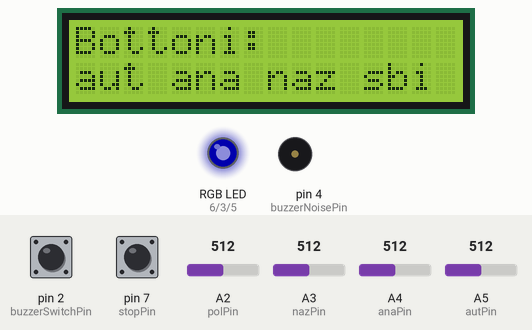
This sketch was run on a simulated Arduino Uno, built with avr-gcc and run on an emulated ATmega328P. On the bench: 16×2 character LCD, an RGB LED mixed from three pins (HIGH = lit), buzzer (waves = sounding, pin HIGH). The inputs (shaded band) are chosen by the test bench; at power-on: A3 (nazPin) = 512, A4 (anaPin) = 512, A2 (polPin) = 512, A5 (autPin) = 512, pin 7 (stopPin) LOW, pin 2 (buzzerSwitchPin) LOW. Dim RGB values are drawn brighter than linear; what the sketch prints to the serial monitor is not drawn.

Above: at 14.1 s.
14.2 s: A3 (nazPin) set to 488
At 17.0 s:
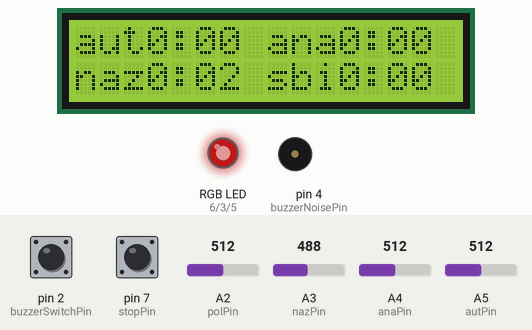
17.2 s: A4 (anaPin) set to 490
At 19.6 s:
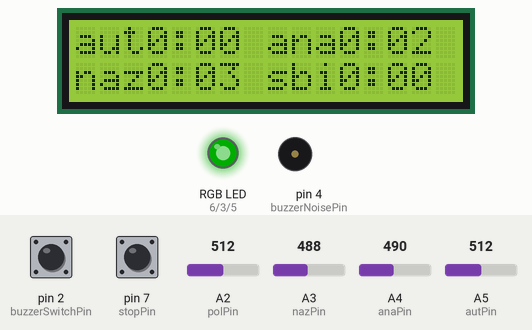
20.2 s: A2 (polPin) set to 493
At 23.0 s:
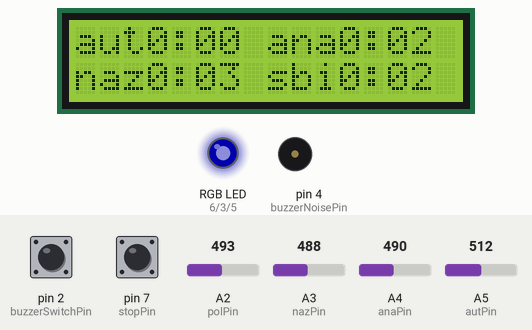
23.2 s: A5 (autPin) set to 490
At 24.6 s:
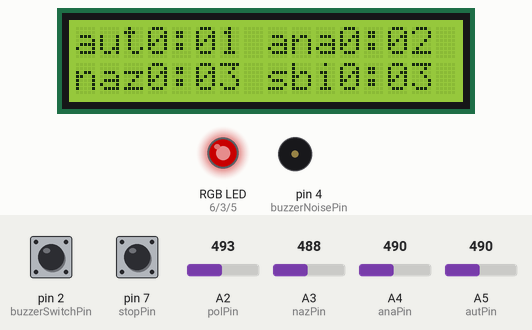
26.2 s: pin 7 (stopPin) pulled HIGH for 0.15 s
At 27.0 s:
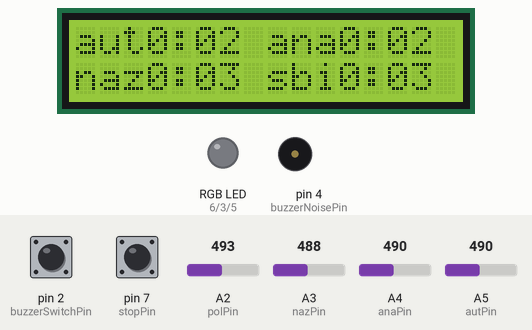
27.8 s: A2 (polPin) set to 510
At 29.3 s:
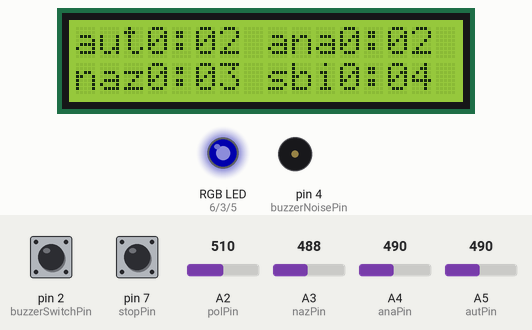
Timing chart, 0 to 30.8 s (numbered marks = the images above; inputs shaded):
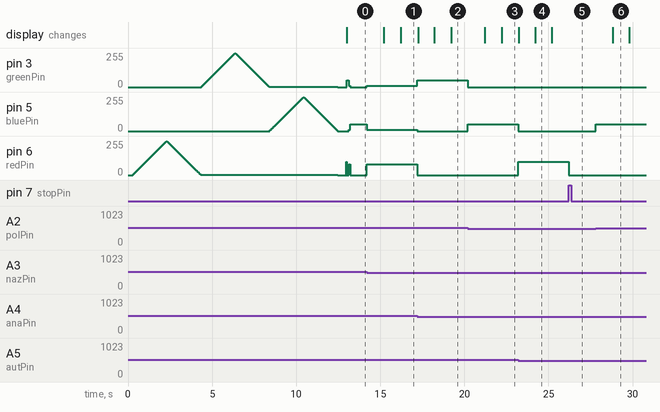

Measured:
- the behaviour switches between 500 and 499 on A3 (nazPin) (found by bisection; images 0 and 1)
- the behaviour switches between 500 and 499 on A4 (anaPin) (found by bisection; images 1 and 2)
- the behaviour switches between 500 and 499 on A2 (polPin) (found by bisection; images 2 and 3)
- after the input at 14.2 s, pin 3 (greenPin): 0/255 → 10/255 at once; pin 5 (bluePin): 50/255 → 10/255 at once; pin 6 (redPin): 0/255 → 80/255 at once
- after the input at 17.2 s, pin 3 (greenPin): 10/255 → 50/255 at once; pin 5 (bluePin): 10/255 → 0/255 at once; pin 6 (redPin): 80/255 → 0/255 at once
- after the input at 20.2 s, pin 3 (greenPin): 50/255 → 0/255 at once; pin 5 (bluePin): 0/255 → 50/255 at once
- after the input at 23.2 s, pin 5 (bluePin): 50/255 → 0/255 at once; pin 6 (redPin): 0/255 → 100/255 at once
- after the input at 26.2 s, pin 6 (redPin): 100/255 → 0/255 at once
- after the input at 27.8 s, pin 5 (bluePin): 0/255 → 50/255 at once; the display: changes after 1.0 s (image 6)

The sketch:

riot_stopwatch.ino
```cpp
// Arduino 4 Players Chess StopWatch
// Author: Ilario Gelmetti
// Originally used for Riot Board Game - www.riotboardgame.com
// Players' name: aut, ana, naz, pol
// Donwloadable from: https://github.com/ilario/Arduino-4PlayersChessStopWatch

#include <StopWatch.h>
#include <LiquidCrystal.h>

LiquidCrystal lcd(8, 9, 10, 11, 12, 13);

StopWatch sw_aut(StopWatch::SECONDS);
StopWatch sw_ana(StopWatch::SECONDS);
StopWatch sw_naz(StopWatch::SECONDS);
StopWatch sw_pol(StopWatch::SECONDS);

char t_aut_s_zero[3];
char t_ana_s_zero[3];
char t_naz_s_zero[3];
char t_pol_s_zero[3];
unsigned int t_aut_m;
unsigned int t_aut_s;
unsigned int t_ana_m;
unsigned int t_ana_s;
unsigned int t_naz_m;
unsigned int t_naz_s;
unsigned int t_pol_m;
unsigned int t_pol_s;
const int autPin = A5;
const int anaPin = A4;
const int nazPin = A3;
const int polPin = A2;
const int stopPin = 7;
unsigned int stopState = 0;
unsigned int previousStopState = 0;
unsigned int autValue = 0;
unsigned int autState = 0;
unsigned int previousAutState = 0;
unsigned int anaValue = 0;
unsigned int anaState = 0;
unsigned int previousAnaState = 0;
unsigned int nazValue = 0;
unsigned int nazState = 0;
unsigned int previousNazState = 0;
unsigned int polValue = 0;
unsigned int polState = 0;
unsigned int previousPolState = 0;
long swTotElapsed = 0;
long previousSwTotElapsed = 0;
const int buzzerSwitchPin = 2;
unsigned int buzzerSwitchState = 0;
unsigned int previousBuzzerSwitchState = 0;
const int buzzerNoisePin = 4;
unsigned int buzzerOnOff = 1;
unsigned int t_m[4] = {0, 0, 0, 0};
unsigned int previousT_m[4] = {0, 0, 0, 0};
unsigned int currentPlayer = 0;
unsigned int buzzerStartMinute = 14;
unsigned int note = 0;
const int redPin = 6;
const int bluePin = 5;
const int greenPin = 3;
unsigned int maxLight = 100;

void setup() {
    lcd.begin(16,2);
    Serial.begin(9600);
    pinMode(stopPin,INPUT);
    pinMode(buzzerSwitchPin,INPUT);
    pinMode(buzzerNoisePin,OUTPUT);
    pinMode(redPin,OUTPUT);
    pinMode(bluePin,OUTPUT);
    pinMode(greenPin,OUTPUT);
    lcd.clear();
    lcd.print(" RiotBoardGame");
    lcd.setCursor(0, 1);
    lcd.print("   Testing Team");
    delay(200);
    for(unsigned int a = 0; a < 254; a++){
      analogWrite(redPin, a);
      delay(8);
    }
    for(unsigned int b = 254; b > 0; b--){
      analogWrite(redPin, b);
      delay(8);
    }
    for(unsigned int c = 0; c < 254; c++){
      analogWrite(greenPin, c);
      delay(8);
    }
    for(unsigned int d = 254; d > 0; d--){
      analogWrite(greenPin, d);
      delay(8);
    }
    for(unsigned int e = 0; e < 254; e++){
      analogWrite(bluePin, e);
      delay(8);
    }
    for(unsigned int f = 254; f > 0; f--){
      analogWrite(bluePin, f);
      delay(8);
    }
    analogWrite(redPin, 0);
    analogWrite(bluePin, 0);
    analogWrite(greenPin, 0);
    delay(500);
    lcd.clear();
    lcd.print("Bottoni:");
    lcd.setCursor(0, 1);
    lcd.print("aut ana naz sbi");
}


void loop() {
    stopState = digitalRead(stopPin);
    if(stopState != previousStopState){
      sw_aut.stop();
      sw_ana.stop();
      sw_naz.stop();
      sw_pol.stop();
      analogWrite(redPin, 0);
      analogWrite(bluePin, 0);
      analogWrite(greenPin, 0);
    }
    if(analogRead(autPin) < 500){
      autState = 0;
    }else{
      autState = 1;
    }
    if(analogRead(anaPin) < 500){
      anaState = 0;
    }else{
      anaState = 1;
    }
    if(analogRead(nazPin) < 500){
      nazState = 0;
    }else{
      nazState = 1;
    }
    if(analogRead(polPin) < 500){
      polState = 0;
    }else{
      polState = 1;
    }
    if(autState != previousAutState){
      sw_aut.start();
      sw_ana.stop();
      sw_naz.stop();
      sw_pol.stop();
      currentPlayer = 0;
      analogWrite(redPin, maxLight);
      analogWrite(bluePin, 0);
      analogWrite(greenPin, 0);
      Serial.print("Tempo partita: ");
      Serial.println(swTotElapsed);
      Serial.print("Tempo Ana: ");
      Serial.print(sw_ana.elapsed());
      Serial.print(" Tempo Naz: ");
      Serial.print(sw_naz.elapsed());
      Serial.print(" Tempo Pol: ");
      Serial.println(sw_pol.elapsed());
      Serial.print("Inizia a giocare Aut, tempo giocatore: ");
      Serial.println(sw_aut.elapsed());
    }
    if(anaState != previousAnaState){
      sw_ana.start();
      sw_aut.stop();
      sw_naz.stop();
      sw_pol.stop();
      currentPlayer = 1;
      analogWrite(redPin, 0);
      analogWrite(bluePin, 0);
      analogWrite(greenPin, maxLight*.5);
      Serial.print("Tempo partita: ");
      Serial.println(swTotElapsed);
      Serial.print("Tempo Aut: ");
      Serial.print(sw_aut.elapsed());
      Serial.print(" Tempo Naz: ");
      Serial.print(sw_naz.elapsed());
      Serial.print(" Tempo Pol: ");
      Serial.println(sw_pol.elapsed());
      Serial.print("Inizia a giocare Ana, tempo giocatore: ");
      Serial.println(sw_ana.elapsed());
    }
    if(nazState != previousNazState){
      sw_naz.start();
      sw_aut.stop();
      sw_ana.stop();
      sw_pol.stop();
      currentPlayer = 2;
      analogWrite(redPin, maxLight*.8);
      analogWrite(bluePin, maxLight*.1);
      analogWrite(greenPin, maxLight*.1);
      Serial.print("Tempo partita: ");
      Serial.println(swTotElapsed);
      Serial.print("Tempo Aut: ");
      Serial.print(sw_aut.elapsed());
      Serial.print(" Tempo Ana: ");
      Serial.print(sw_ana.elapsed());
      Serial.print(" Tempo Pol: ");
      Serial.println(sw_pol.elapsed());
      Serial.print("Inizia a giocare Naz, tempo giocatore: ");
      Serial.println(sw_naz.elapsed());
    }
    if(polState != previousPolState){
      sw_pol.start();
      sw_aut.stop();
      sw_ana.stop();
      sw_naz.stop();
      currentPlayer = 3;
      analogWrite(redPin, 0);
      analogWrite(bluePin, maxLight*.5);
      analogWrite(greenPin, 0);
      Serial.print("Tempo partita: ");
      Serial.println(swTotElapsed);
      Serial.print("Tempo Aut: ");
      Serial.print(sw_aut.elapsed());
      Serial.print(" Tempo Ana: ");
      Serial.print(sw_ana.elapsed());
      Serial.print(" Tempo Naz: ");
      Serial.println(sw_naz.elapsed());
      Serial.print("Inizia a giocare Pol, tempo giocatore: ");
      Serial.println(sw_pol.elapsed());
    }
    buzzerSwitchState = digitalRead(buzzerSwitchPin);
    if(buzzerSwitchState != previousBuzzerSwitchState){
      buzzerOnOff = 0;
    }
    swTotElapsed = sw_aut.elapsed() + sw_ana.elapsed() + sw_naz.elapsed() + sw_pol.elapsed();

    if(swTotElapsed != previousSwTotElapsed){
      previousSwTotElapsed = swTotElapsed;

      lcd.clear();
      lcd.print("aut");
      t_aut_m = sw_aut.elapsed()/60;
      t_aut_s = sw_aut.elapsed()%60;
      lcd.print(t_aut_m);
      lcd.print(":");
      sprintf(t_aut_s_zero, "%02u", t_aut_s);
      lcd.print(t_aut_s_zero);

      lcd.setCursor(8, 0);

      lcd.print("ana");
      t_ana_m = sw_ana.elapsed()/60;
      t_ana_s = sw_ana.elapsed()%60;
      lcd.print(t_ana_m);
      lcd.print(":");
      sprintf(t_ana_s_zero, "%02u", t_ana_s);
      lcd.print(t_ana_s_zero);

      lcd.setCursor(0, 1);
      lcd.print("naz");
      t_naz_m = sw_naz.elapsed()/60;
      t_naz_s = sw_naz.elapsed()%60;
      lcd.print(t_naz_m);
      lcd.print(":");
      sprintf(t_naz_s_zero, "%02u", t_naz_s);
      lcd.print(t_naz_s_zero);

      lcd.setCursor(8, 1);

      lcd.print("sbi");
      t_pol_m = sw_pol.elapsed()/60;
      t_pol_s = sw_pol.elapsed()%60;
      lcd.print(t_pol_m);
      lcd.print(":");
      sprintf(t_pol_s_zero, "%02u", t_pol_s);
      lcd.print(t_pol_s_zero);

      if(buzzerOnOff == 1){
        t_m[0] = t_aut_m;
        t_m[1] = t_ana_m;
        t_m[2] = t_naz_m;
        t_m[3] = t_pol_m;
        if(t_m[currentPlayer] != previousT_m[currentPlayer]){
          if(t_m[currentPlayer] > buzzerStartMinute){
            note = (200 + (t_m[currentPlayer] - buzzerStartMinute) * 300);
            tone(buzzerNoisePin, note);
            delay(100 + (t_m[currentPlayer] - buzzerStartMinute) * 300);
            noTone(buzzerNoisePin);
          }
        }
        previousT_m[0] = t_m[0];
        previousT_m[1] = t_m[1];
        previousT_m[2] = t_m[2];
        previousT_m[3] = t_m[3];
      }
    }

    previousBuzzerSwitchState = buzzerSwitchState;
    previousStopState = stopState;
    previousAutState = autState;
    previousAnaState = anaState;
    previousNazState = nazState;
    previousPolState = polState;
}
```
